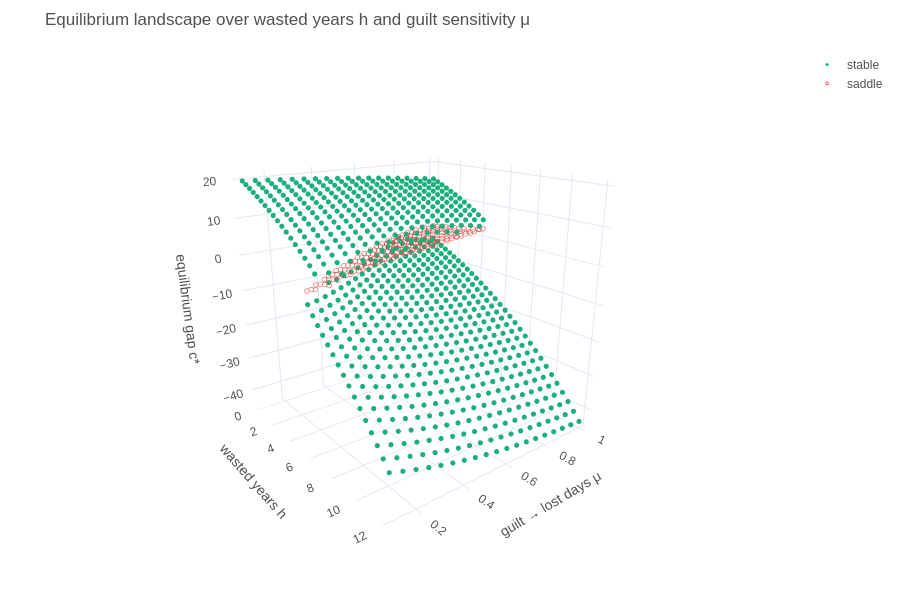

The notebook cell saved with this chart:
### Code cell
# 3D: equilibria over (h, μ): how guilt sensitivity moves the tipping point
pts = []
for h in np.arange(0, 12.01, 0.4):
    for mu in np.arange(0.1, 1.01, 0.05):
        for q in fixed_points({**P, "h": h, "mu": mu}):
            pts.append((h, mu, q["c"], q["type"]))
pts = np.array(pts, dtype=object)
fig = go.Figure()
for typ, col, sym in [("stable", AQUA, "circle"), ("saddle", RED, "circle-open")]:
    m = pts[:, 3] == typ
    fig.add_trace(go.Scatter3d(x=pts[m, 0], y=pts[m, 1], z=pts[m, 2], mode="markers", name=typ,
                               marker=dict(size=3, color=col, symbol=sym),
                               hovertemplate="h=%{x:.1f}<br>μ=%{y:.2f}<br>c*=%{z:.1f}<extra>" + typ + "</extra>"))
fig.update_layout(**PLOTLY_LAYOUT, height=600, title="Equilibrium landscape over wasted years h and guilt sensitivity μ",
                  scene=dict(xaxis_title="wasted years h", yaxis_title="guilt → lost days μ", zaxis_title="equilibrium gap c*",
                             camera=dict(eye=dict(x=1.8, y=-1.4, z=0.8))))
fig.show()

### Figure 1 — Plotly figure (JSON) as saved in the notebook; plotly's stock layout.template omitted (floating-point values rounded to 4 significant figures; data arrays with more than 128 entries replaced by an {"elided": "..."} marker saying what was removed)
{"data": [{"hovertemplate": "h=%{x:.1f}<br>μ=%{y:.2f}<br>c*=%{z:.1f}<extra>stable</extra>", "marker": {"color": "#1baf7a", "size": 3, "symbol": "circle"}, "mode": "markers", "name": "stable", "type": "scatter3d", "x": {"elided": "772 float values"}, "y": {"elided": "772 float values"}, "z": {"elided": "772 float values"}}, {"hovertemplate": "h=%{x:.1f}<br>μ=%{y:.2f}<br>c*=%{z:.1f}<extra>saddle</extra>", "marker": {"color": "#e34948", "size": 3, "symbol": "circle-open"}, "mode": "markers", "name": "saddle", "type": "scatter3d", "x": {"elided": "183 float values"}, "y": {"elided": "183 float values"}, "z": {"elided": "183 float values"}}], "layout": {"font": {"color": "#52514e", "family": "Helvetica, Arial", "size": 12}, "height": 600, "margin": {"b": 40, "l": 40, "r": 20, "t": 50}, "scene": {"camera": {"eye": {"x": 1.8, "y": -1.4, "z": 0.8}}, "xaxis": {"title": {"text": "wasted years h"}}, "yaxis": {"title": {"text": "guilt → lost days μ"}}, "zaxis": {"title": {"text": "equilibrium gap c*"}}}, "title": {"text": "Equilibrium landscape over wasted years h and guilt sensitivity μ"}}}
